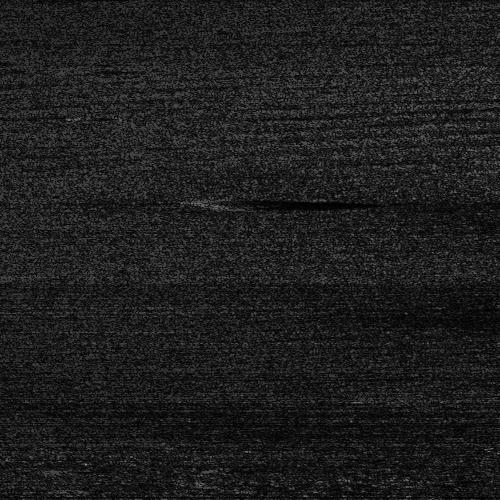
#> input picture data/line2voc/JPEGImages/Line 2_CNav_1000_26000_1500_26500.jpg, 500 x 500 px; its folder holds 3 pictures in this run
$ jupyter execute --allow-errors Faster_RCNN_Baseline_Model.ipynb   (shell and % lines are left out)
#> lines starting #> are read from the running program, lines starting #| are printed output that depends on the picture
# **Install PyTorch**

# **Mounting Goodle Drive & Set Path**

[cell 1]
# === Mount google drive ============
from google.colab import drive
drive.mount('/content/drive')

# ===Set path for PASCAL VOC dataset
import os
DATASET_DIR = "/content/drive/MyDrive/sonar-object-detection/data/line2voc"

# **Dataset Loader for Pascal VOC**

[cell 2]
import xml.etree.ElementTree as ET
import torch
from torch.utils.data import Dataset
import torchvision.transforms as T
from PIL import Image
import os

class VOCDataset(Dataset):
    # [10 lines left out: function __init__, not called in this run]

    def __len__(self):
        return len(self.image_ids)

    # [48 lines left out: functions __getitem__, parse_voc_xml, not called in this run]

# **Load Faster R-CNN and Start Training**

[cell 3]
import torchvision
from torchvision.models.detection.faster_rcnn import FastRCNNPredictor
from torch.utils.data import DataLoader
import torch
from tqdm import tqdm

# Load model
#> (the rest of this cell did not finish here and is left out)

# **Save Model**

#> (a cell that did not finish here is left out)

# **visualize_predictions.py**

[cell 5]
import os
import cv2
import torch
from torchvision.transforms import ToTensor
from matplotlib import pyplot as plt
from PIL import Image
# VOCDataset is already available in notebook – no import needed

# [27 lines left out: function visualize, not called in this run]

#> (a cell that did not finish here is left out)

## **inference_and_visualization.py**

[cell 7]
# batch inference for the raw model (baseline trained on original sonar data)

import os
import cv2
import torch
import pandas as pd
import numpy as np
from PIL import Image
from pathlib import Path
from torchvision.transforms import ToTensor
from torchvision.models.detection import fasterrcnn_resnet50_fpn
from torchvision.models.detection.faster_rcnn import FastRCNNPredictor
from voc_dataset import VOCDataset

# set paths for raw images and model
PROJECT_ROOT = Path("/content/drive/MyDrive/sonar-object-detection")
IMG_DIR = PROJECT_ROOT / "data" / "line2voc" / "JPEGImages"
OUTPUT_DIR = PROJECT_ROOT / "outputs" / "vis"
PRED_CSV = PROJECT_ROOT / "outputs" / "preds.csv"
MODEL_PATH = PROJECT_ROOT / "checkpoints" / "baseline_sonar_fasterrcnn.pth"

# create folders if needed
OUTPUT_DIR.mkdir(parents=True, exist_ok=True)
PRED_CSV.parent.mkdir(parents=True, exist_ok=True)

# run on GPU if available
#> (the rest of this cell did not finish here and is left out)

# **Install TorchMetrics**

## **evaluate_model.py**

[cell 8]
import torch
from torchvision.transforms import ToTensor
from torch.utils.data import DataLoader
from torchmetrics.detection.mean_ap import MeanAveragePrecision

# [36 lines left out: function evaluate, not called in this run]

#> (a cell that did not finish here is left out)

## **Load Faster R-CNN and Start Training with Preprocessed Data**

## **train_denoised_fasterrcnn.py**

[cell 10]
from google.colab import drive
drive.mount('/content/drive')

[cell 11]
# allow importing my custom dataset class
import sys
sys.path.append('/content/drive/MyDrive/sonar-object-detection/scripts')
from voc_dataset import VOCDataset

import os
import torch
from torch.utils.data import DataLoader
from torchvision import transforms as T
from tqdm import tqdm
from torchvision.models.detection import fasterrcnn_resnet50_fpn, FasterRCNN_ResNet50_FPN_Weights
from torchvision.models.detection.faster_rcnn import FastRCNNPredictor

# path to the preprocessed (denoised) dataset
DATASET_DIR = "/content/drive/MyDrive/sonar-object-detection/data/line2voc_preprocessed"

# apply basic transform
#> (the rest of this cell did not finish here and is left out)

## **evaluate_denoised_model.py**

[cell 12]
# evaluate_denoised_model.py
# Evaluate the Faster R-CNN trained on denoised sonar data

import sys
sys.path.append('/content/drive/MyDrive/sonar-object-detection/scripts')
from voc_dataset import VOCDataset

import torch
from torchvision.transforms import ToTensor
from torch.utils.data import DataLoader
from torchmetrics.detection.mean_ap import MeanAveragePrecision
from torchvision.models.detection import fasterrcnn_resnet50_fpn
from torchvision.models.detection.faster_rcnn import FastRCNNPredictor

# Load model architecture
#> (the rest of this cell did not finish here and is left out)

## **visualize_predictions_denoised.py**

[cell 13]
# visualize predictions from the denoised model

from voc_dataset import VOCDataset
from torchvision.transforms import ToTensor
import torch
import cv2
import numpy as np
from matplotlib import pyplot as plt
from torchvision.models.detection import fasterrcnn_resnet50_fpn
from torchvision.models.detection.faster_rcnn import FastRCNNPredictor

# set paths
MODEL_PATH = "/content/drive/MyDrive/sonar-object-detection/checkpoints/denoised_fasterrcnn.pth"
DATASET_ROOT = "/content/drive/MyDrive/sonar-object-detection/data/line2voc_preprocessed"

# load model
#> (the rest of this cell did not finish here and is left out)

## **inference_and_visualization_denoised.py**

[cell 14]
# run batch inference using my denoised model and save results

import os
import cv2
import torch
import pandas as pd
import numpy as np
from PIL import Image
from pathlib import Path
from torchvision.transforms import ToTensor
from torchvision.models.detection import fasterrcnn_resnet50_fpn
from torchvision.models.detection.faster_rcnn import FastRCNNPredictor
from voc_dataset import VOCDataset

# set base project path (mounted from Drive)
PROJECT_ROOT = Path("/content/drive/MyDrive/sonar-object-detection")

# use the preprocessed image folder
IMG_DIR = PROJECT_ROOT / "data" / "line2voc_preprocessed" / "JPEGImages"

# save outputs here
OUTPUT_DIR = PROJECT_ROOT / "outputs" / "vis_denoised"
PRED_CSV = PROJECT_ROOT / "outputs" / "preds_denoised.csv"

# load the trained model
MODEL_PATH = PROJECT_ROOT / "checkpoints" / "denoised_fasterrcnn.pth"

# create output folders if missing
OUTPUT_DIR.mkdir(parents=True, exist_ok=True)
PRED_CSV.parent.mkdir(parents=True, exist_ok=True)

# use GPU if available
#> (the rest of this cell did not finish here and is left out)

## **preprocess_with_clahe_and_aug.py**

[cell 15]
# scripts/preprocess_with_clahe_and_aug.py
# Apply median blur + CLAHE + augmentations to sonar images
# and save structured VOC dataset to new folder

from pathlib import Path
import cv2, os, shutil, random, numpy as np

# Set project paths (for Colab)
PROJECT_ROOT = Path("/content/drive/MyDrive/sonar-object-detection")
SRC_IMG_DIR = PROJECT_ROOT / "data" / "line2voc" / "JPEGImages"
SRC_ANN_DIR = PROJECT_ROOT / "data" / "line2voc" / "Annotations"
SRC_SPLIT_DIR = PROJECT_ROOT / "data" / "line2voc" / "ImageSets" / "Main"
DEST_ROOT = PROJECT_ROOT / "data" / "line2voc_preprocessed_augmented"
DEST_IMG_DIR = DEST_ROOT / "JPEGImages"
DEST_ANN_DIR = DEST_ROOT / "Annotations"
DEST_SPLIT_DIR = DEST_ROOT / "ImageSets" / "Main"

DEST_IMG_DIR.mkdir(parents=True, exist_ok=True)
DEST_ANN_DIR.mkdir(parents=True, exist_ok=True)
DEST_SPLIT_DIR.mkdir(parents=True, exist_ok=True)

def apply_clahe(img):
    lab = cv2.cvtColor(img, cv2.COLOR_BGR2LAB)
    l, a, b = cv2.split(lab)
    clahe = cv2.createCLAHE(clipLimit=2.0, tileGridSize=(8, 8))
    cl = clahe.apply(l)
    return cv2.cvtColor(cv2.merge((cl, a, b)), cv2.COLOR_LAB2BGR)

def apply_augmentations(img):
    if random.random() < 0.5:
        img = cv2.flip(img, 1)
    angle = random.uniform(-10, 10)
    h, w = img.shape[:2]
    M = cv2.getRotationMatrix2D((w // 2, h // 2), angle, 1.0)
    img = cv2.warpAffine(img, M, (w, h), borderMode=cv2.BORDER_REFLECT101)
    brightness = random.uniform(0.9, 1.1)
    contrast = random.uniform(0.9, 1.1)
    img = np.clip(contrast * img + brightness * 10, 0, 255).astype(np.uint8)
    return img

# Apply median → CLAHE → Augmentation
count = 0
for img_path in SRC_IMG_DIR.glob("*.jpg"):
    img = cv2.imread(str(img_path))
#> img is the input picture: shape (500, 500, 3); min 0, max 151, mean 29.9
    if img is None:
        continue
    img = cv2.medianBlur(img, 3)
    img = apply_clahe(img)
#> in apply_clahe, `lab = cv2.cvtColor(img, cv2.COLOR_BGR2LAB)`: lab: shape (500, 500, 3); mean of channels 0, 1, 2 27.6, 128, 128
#> in apply_clahe, `l, a, b = cv2.split(lab)`: a: shape (500, 500); every value is 128
#> in apply_clahe, `cl = clahe.apply(l)`:
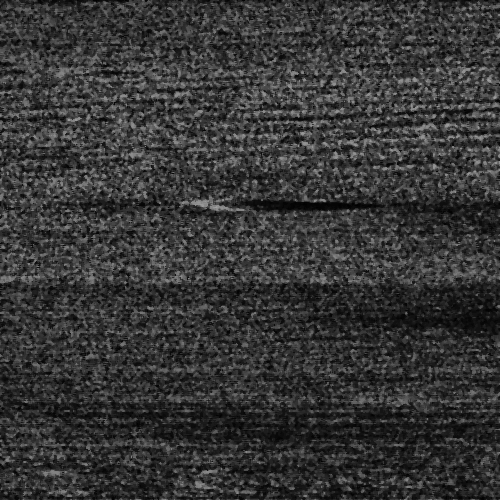
#> cl: shape (500, 500); min 1, max 161, mean 53.8
    img = apply_augmentations(img)
#> in apply_augmentations, `img = cv2.warpAffine(img, M, (w, h), borderMode=cv2.BORDER_REFLECT101)`:
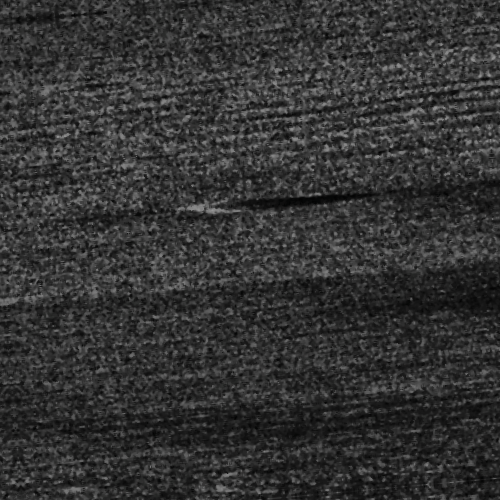
#> img: shape (500, 500, 3); mean of channels 0, 1, 2 51.4, 51.4, 51.4; drawn as B, G, R
    out_path = DEST_IMG_DIR / img_path.name
    cv2.imwrite(str(out_path), img)
    count += 1
#> pass 2 of the loop `for img_path in SRC_IMG_DIR.glob("*.jpg"):`:
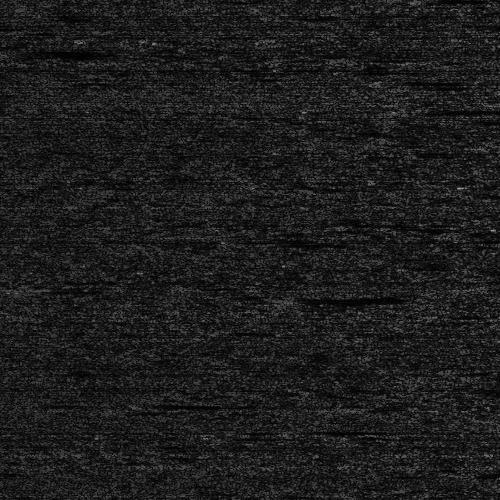
#> input picture data/line2voc/JPEGImages/Line 2_CNav_1000_3500_1500_4000.jpg, 500 x 500 px
#> img is the input picture: shape (500, 500, 3); min 0, max 164, mean 28.6
#> lab: shape (500, 500, 3); mean of channels 0, 1, 2 25.8, 128, 128
#> in apply_clahe (call 2), `cl = clahe.apply(l)`:
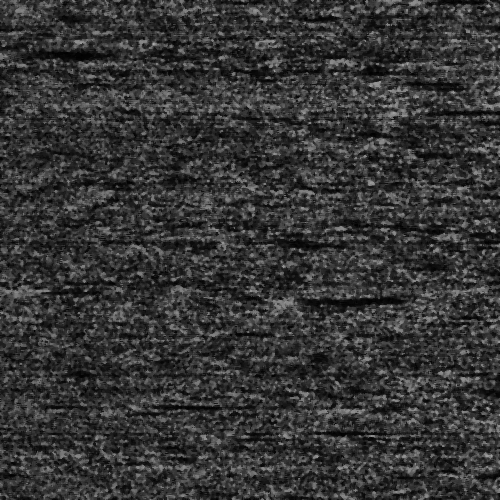
#> cl: shape (500, 500); min 1, max 169, mean 53
#> in apply_augmentations (call 2), `img = cv2.warpAffine(img, M, (w, h), borderMode=cv2.BORDER_REFLECT101)`:
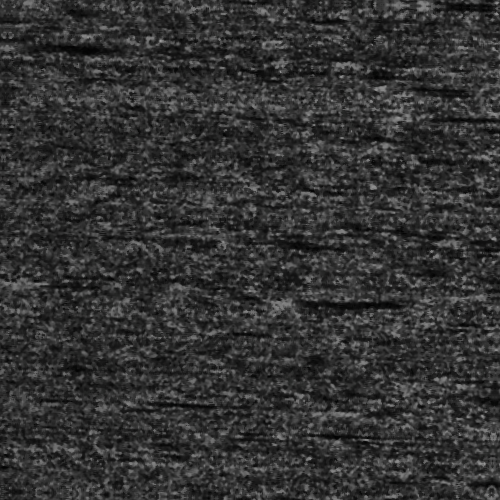
#> img: shape (500, 500, 3); mean of channels 0, 1, 2 50.8, 50.8, 50.8; drawn as B, G, R
#> pass 3 of the loop `for img_path in SRC_IMG_DIR.glob("*.jpg"):`:
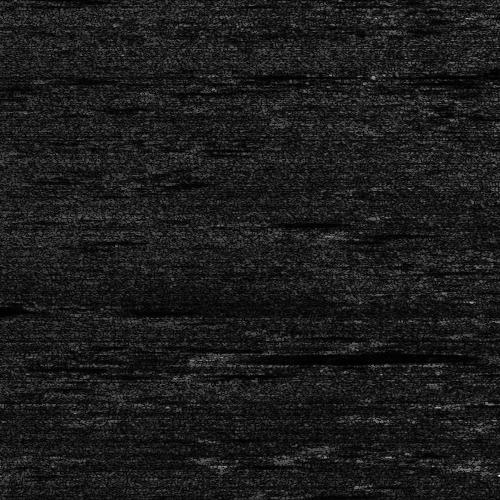
#> input picture data/line2voc/JPEGImages/Line 2_CNav_1000_36000_1500_36500.jpg, 500 x 500 px
#> img is the input picture: shape (500, 500, 3); min 0, max 255, mean 27.6
#> lab: shape (500, 500, 3); mean of channels 0, 1, 2 24.6, 128, 128
#> in apply_clahe (call 3), `cl = clahe.apply(l)`:
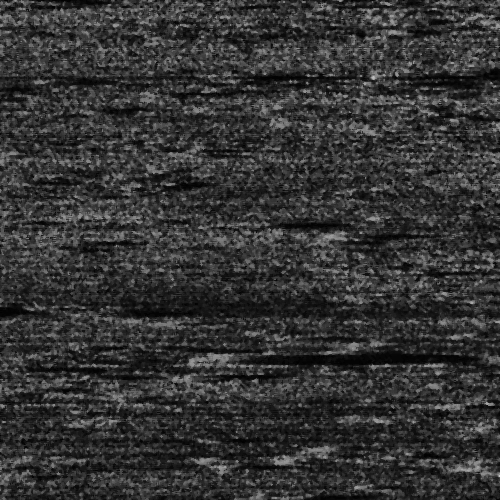
#> cl: shape (500, 500); min 1, max 197, mean 51.7
#> in apply_augmentations (call 3), `img = cv2.warpAffine(img, M, (w, h), borderMode=cv2.BORDER_REFLECT101)`:
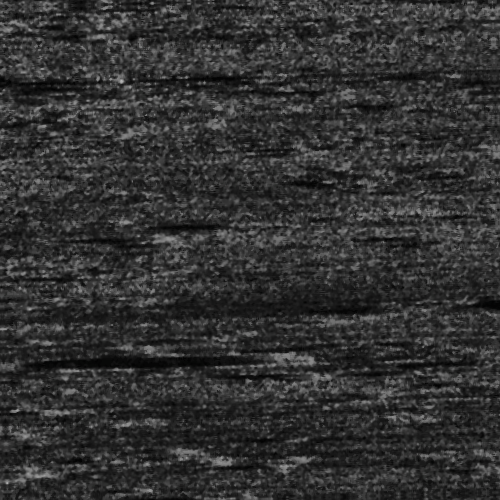
#> img: shape (500, 500, 3); mean of channels 0, 1, 2 49.6, 49.7, 49.7; drawn as B, G, R

print(f"{count} images processed and saved to: {DEST_IMG_DIR}")

# Copy annotations and splits
for xml in SRC_ANN_DIR.glob("*.xml"):
    shutil.copy(xml, DEST_ANN_DIR)
for split in SRC_SPLIT_DIR.glob("*.txt"):
    shutil.copy(split, DEST_SPLIT_DIR)

print("Annotations and split files copied.")
